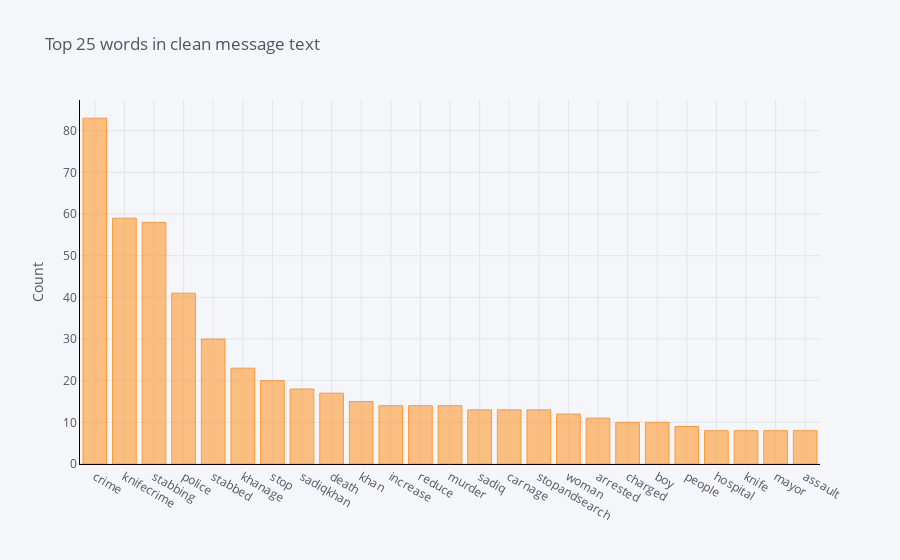
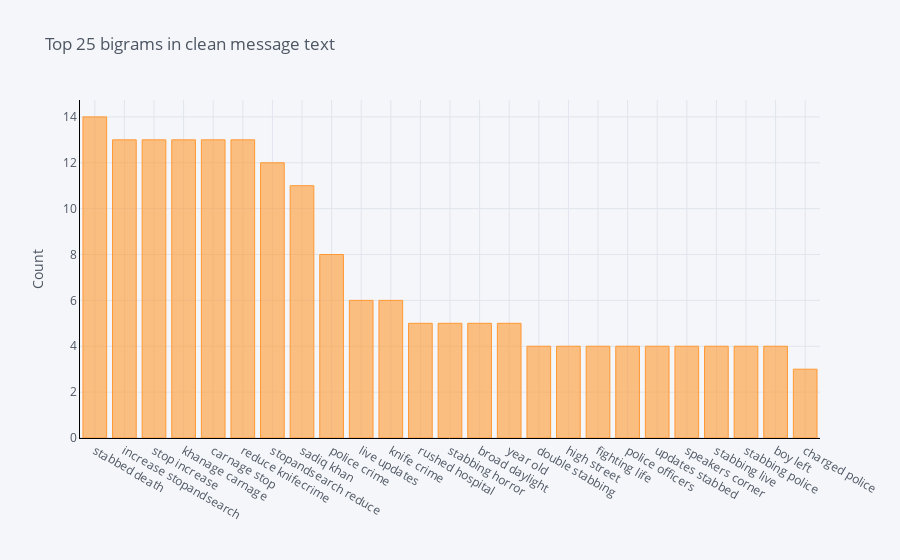
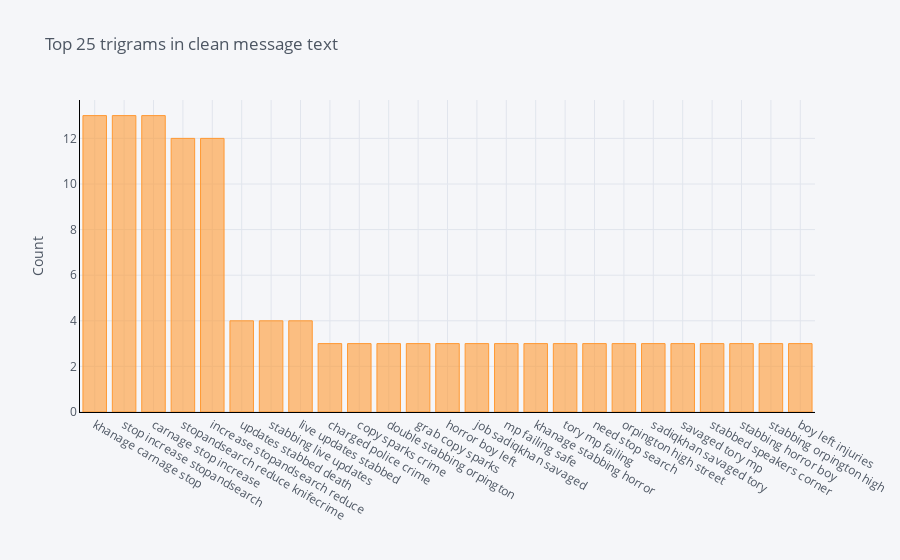

Notebook cell for these charts, in order:
### Code cell
tw_nlp.plot_ngrams(pruned_tweets[pruned_tweets.target==1], 'Clean_MessageText')

### Figure 1 — Plotly figure (JSON) as saved in the notebook; plotly's stock layout.template omitted (floating-point values rounded to 4 significant figures)
{"data": [{"marker": {"color": "rgba(255, 153, 51, 0.6)", "line": {"color": "rgba(255, 153, 51, 1.0)", "width": 1}}, "name": "count", "orientation": "v", "text": "", "type": "bar", "x": ["crime", "knifecrime", "stabbing", "police", "stabbed", "khanage", "stop", "sadiqkhan", "death", "khan", "increase", "reduce", "murder", "sadiq", "carnage", "stopandsearch", "woman", "arrested", "charged", "boy", "people", "hospital", "knife", "mayor", "assault"], "y": [83, 59, 58, 41, 30, 23, 20, 18, 17, 15, 14, 14, 14, 13, 13, 13, 12, 11, 10, 10, 9, 8, 8, 8, 8]}], "layout": {"legend": {"bgcolor": "#F5F6F9", "font": {"color": "#4D5663"}}, "paper_bgcolor": "#F5F6F9", "plot_bgcolor": "#F5F6F9", "title": {"font": {"color": "#4D5663"}, "text": "Top 25 words in clean message text"}, "xaxis": {"gridcolor": "#E1E5ED", "linecolor": "black", "showgrid": true, "tickfont": {"color": "#4D5663"}, "title": {"font": {"color": "#4D5663"}, "text": ""}, "zerolinecolor": "#E1E5ED"}, "yaxis": {"gridcolor": "#E1E5ED", "linecolor": "black", "showgrid": true, "tickfont": {"color": "#4D5663"}, "title": {"font": {"color": "#4D5663"}, "text": "Count"}, "zerolinecolor": "#E1E5ED"}}}

### Figure 2 — Plotly figure (JSON) as saved in the notebook; plotly's stock layout.template omitted (floating-point values rounded to 4 significant figures)
{"data": [{"marker": {"color": "rgba(255, 153, 51, 0.6)", "line": {"color": "rgba(255, 153, 51, 1.0)", "width": 1}}, "name": "count", "orientation": "v", "text": "", "type": "bar", "x": ["stabbed death", "increase stopandsearch", "stop increase", "khanage carnage", "carnage stop", "reduce knifecrime", "stopandsearch reduce", "sadiq khan", "police crime", "live updates", "knife crime", "rushed hospital", "stabbing horror", "broad daylight", "year old", "double stabbing", "high street", "fighting life", "police officers", "updates stabbed", "speakers corner", "stabbing live", "stabbing police", "boy left", "charged police"], "y": [14, 13, 13, 13, 13, 13, 12, 11, 8, 6, 6, 5, 5, 5, 5, 4, 4, 4, 4, 4, 4, 4, 4, 4, 3]}], "layout": {"legend": {"bgcolor": "#F5F6F9", "font": {"color": "#4D5663"}}, "paper_bgcolor": "#F5F6F9", "plot_bgcolor": "#F5F6F9", "title": {"font": {"color": "#4D5663"}, "text": "Top 25 bigrams in clean message text"}, "xaxis": {"gridcolor": "#E1E5ED", "linecolor": "black", "showgrid": true, "tickfont": {"color": "#4D5663"}, "title": {"font": {"color": "#4D5663"}, "text": ""}, "zerolinecolor": "#E1E5ED"}, "yaxis": {"gridcolor": "#E1E5ED", "linecolor": "black", "showgrid": true, "tickfont": {"color": "#4D5663"}, "title": {"font": {"color": "#4D5663"}, "text": "Count"}, "zerolinecolor": "#E1E5ED"}}}

### Figure 3 — Plotly figure (JSON) as saved in the notebook; plotly's stock layout.template omitted (floating-point values rounded to 4 significant figures)
{"data": [{"marker": {"color": "rgba(255, 153, 51, 0.6)", "line": {"color": "rgba(255, 153, 51, 1.0)", "width": 1}}, "name": "count", "orientation": "v", "text": "", "type": "bar", "x": ["khanage carnage stop", "stop increase stopandsearch", "carnage stop increase", "stopandsearch reduce knifecrime", "increase stopandsearch reduce", "updates stabbed death", "stabbing live updates", "live updates stabbed", "charged police crime", "copy sparks crime", "double stabbing orpington", "grab copy sparks", "horror boy left", "job sadiqkhan savaged", "mp failing safe", "khanage stabbing horror", "tory mp failing", "need stop search", "orpington high street", "sadiqkhan savaged tory", "savaged tory mp", "stabbed speakers corner", "stabbing horror boy", "stabbing orpington high", "boy left injuries"], "y": [13, 13, 13, 12, 12, 4, 4, 4, 3, 3, 3, 3, 3, 3, 3, 3, 3, 3, 3, 3, 3, 3, 3, 3, 3]}], "layout": {"legend": {"bgcolor": "#F5F6F9", "font": {"color": "#4D5663"}}, "paper_bgcolor": "#F5F6F9", "plot_bgcolor": "#F5F6F9", "title": {"font": {"color": "#4D5663"}, "text": "Top 25 trigrams in clean message text"}, "xaxis": {"gridcolor": "#E1E5ED", "linecolor": "black", "showgrid": true, "tickfont": {"color": "#4D5663"}, "title": {"font": {"color": "#4D5663"}, "text": ""}, "zerolinecolor": "#E1E5ED"}, "yaxis": {"gridcolor": "#E1E5ED", "linecolor": "black", "showgrid": true, "tickfont": {"color": "#4D5663"}, "title": {"font": {"color": "#4D5663"}, "text": "Count"}, "zerolinecolor": "#E1E5ED"}}}
